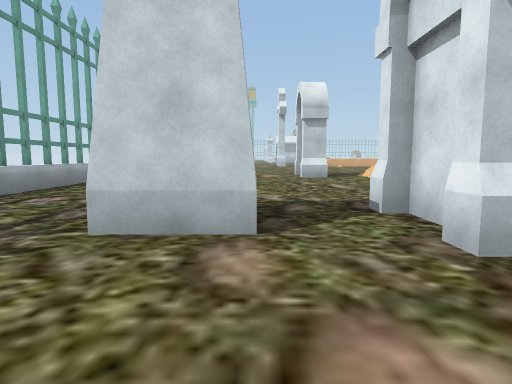
[1] (above)

22 first-person views from a walk through a Unity game level. The camera is 1.2 m above the floor, tilts 6° down and sees 75° across. The floor is counted in squares, 2 m on a side. Each view is taken from the middle of a square. On the plan, view 1 faces up. The plan holds only what a view shows up to about 10 squares ahead; the rest is blank. The place goes on beyond the plan.

[2]
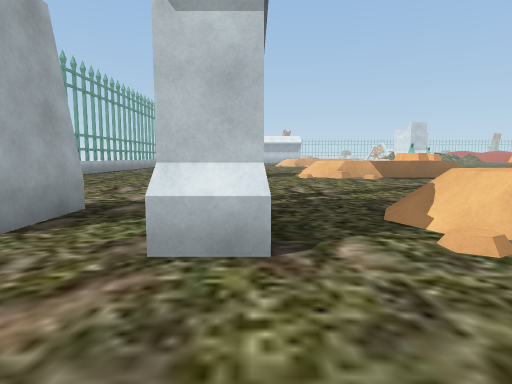

[3]
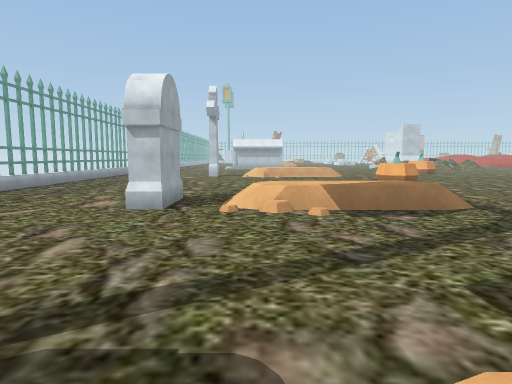

[4]
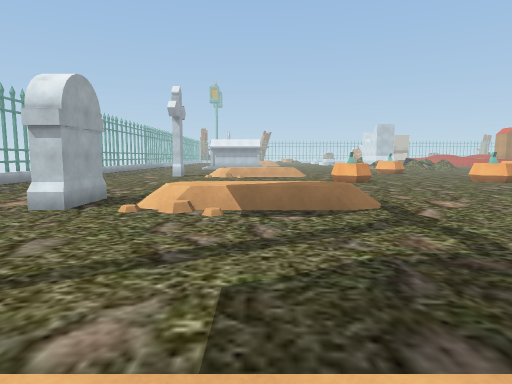

[5]
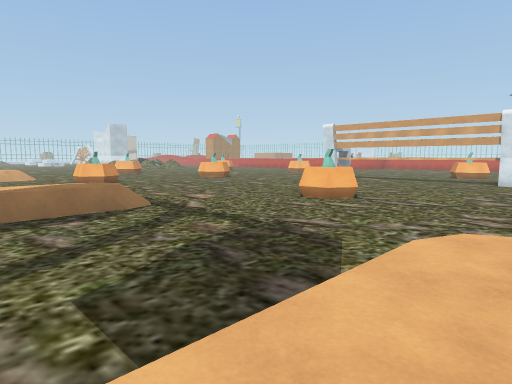

[6]
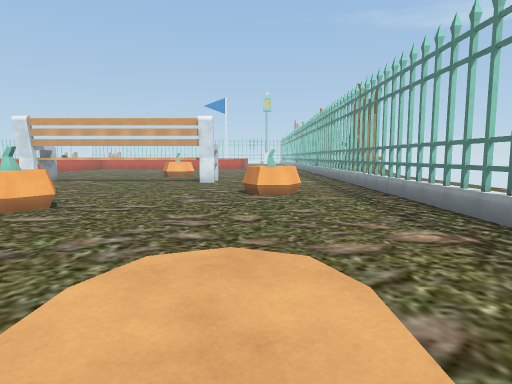

[7]
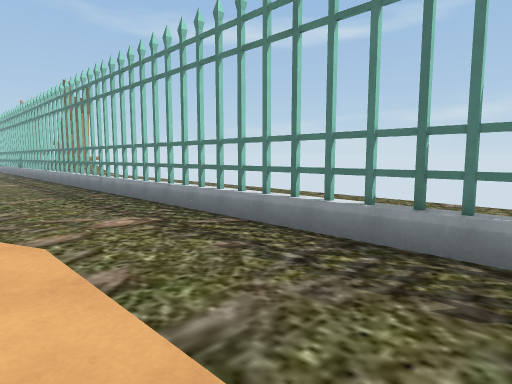

[8]
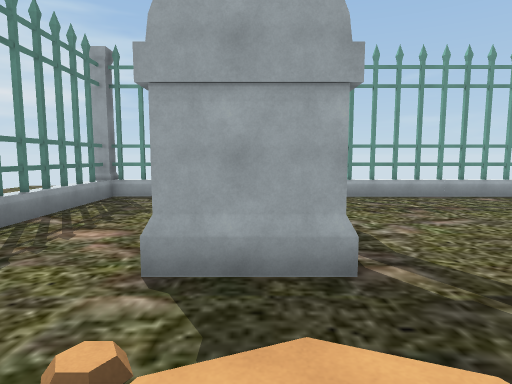

[9]
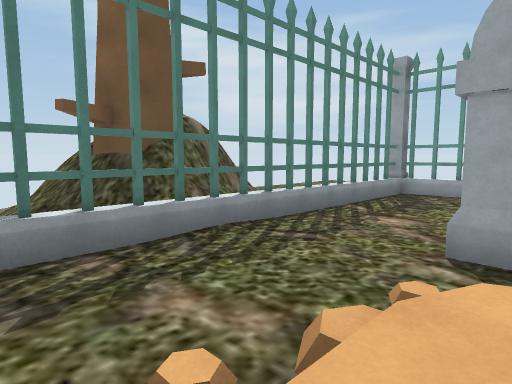

[10]
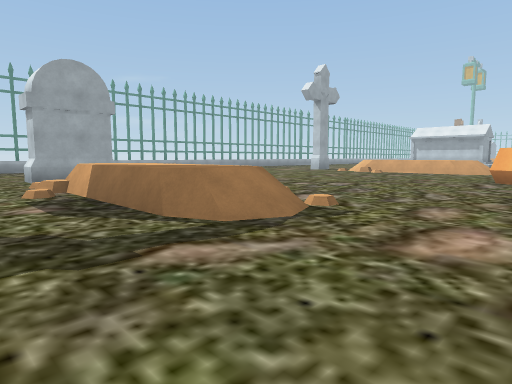

[11]
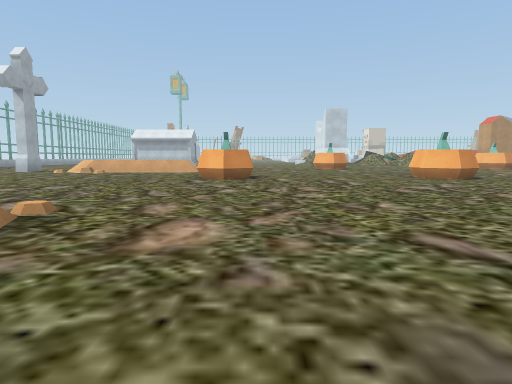

[12]
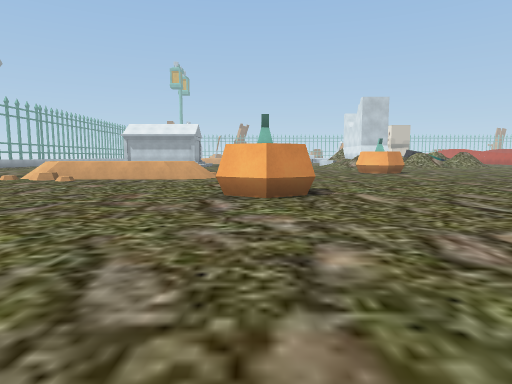

[13]
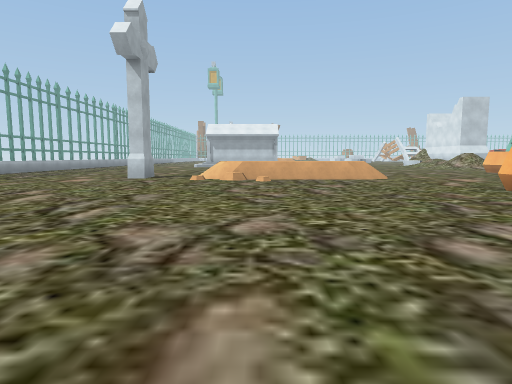

[14]
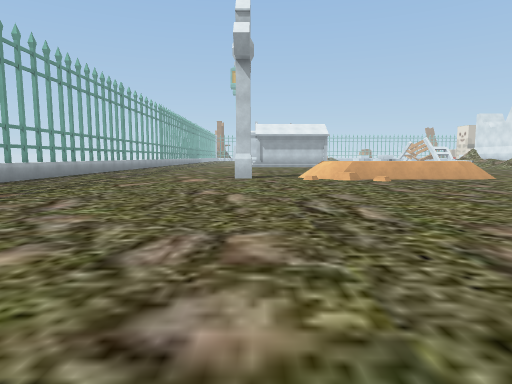

[15]
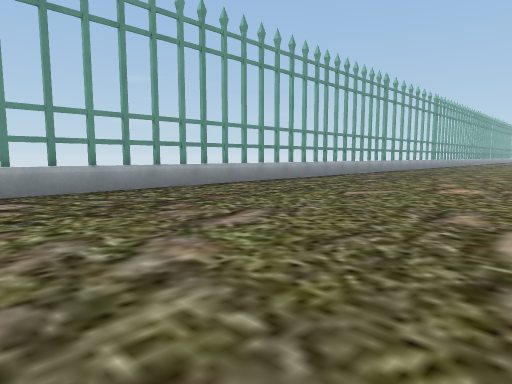

[16]
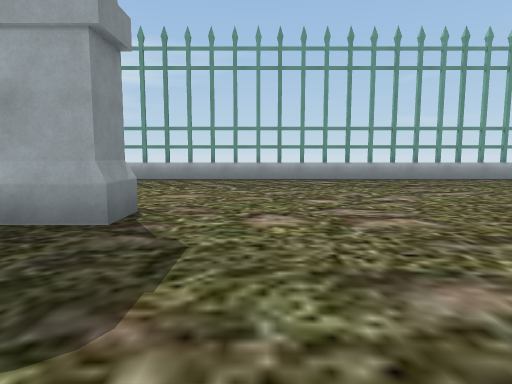

[17]
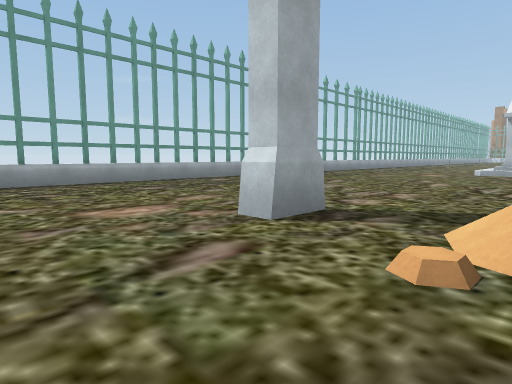

[18]
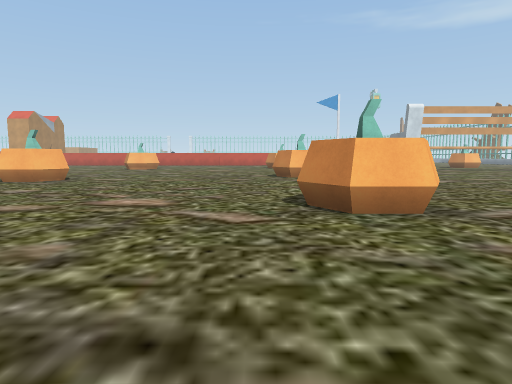

[19]
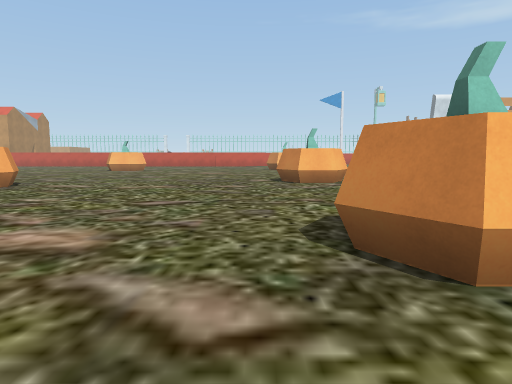

[20]
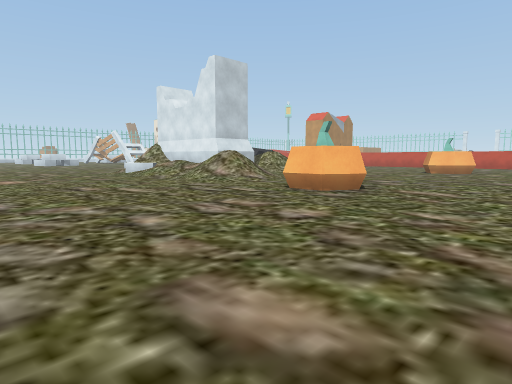

[21]
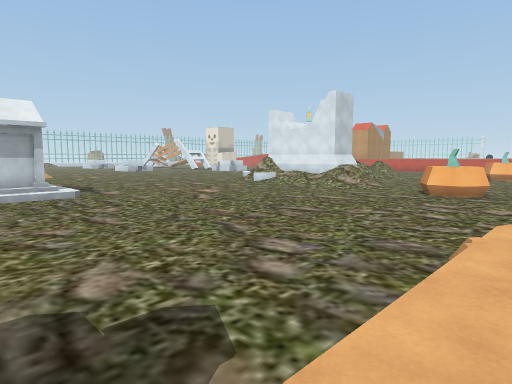

[22]
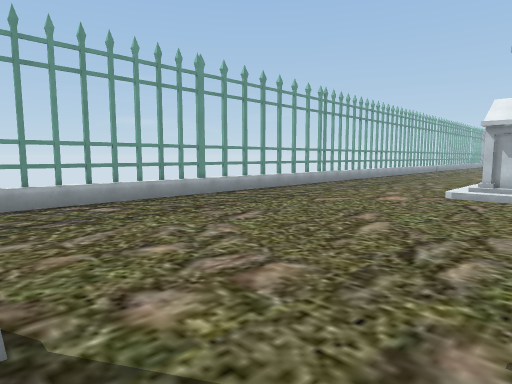

### Floor plan
Key: @ floor where view 1 was taken; # wall or solid block; . main floor; : floor 1 m higher than the main floor; / step, stairs or slope; = window, fence, low wall or low ledge; ^ raised ledge; T tombstone; P pumpkin.
Columns run from 4 left of view 1 to 16 right of it. Each row starts with its distance up from view 1.
 33      ./####/
 32     ..// ///.  ..
 31    ..... .........
 30   ...... ........./
 29  ....... .........//
 28 #....... .........///
 27 #....... ........../.
 26 #...................
 25 #.................PP.
 24 =..................P.
 23 #...........=........
 22 #.....#./::://.......
 21 =.......=====........
 20 =....................
 19 #....................
 18 #.............PP....P
 17 #.............P.....P
 16 =....................
 15 =....................
 14 #....................
 13 =....................
 12 =.........  .........
 11 =.....T./:::/......
 10 =.....T./::==.....
  9 =................P
  8 =................P...
  7 =....................
  6 #....................
  5 #....................
  4  .....T.= ===........
  3  ..##.T./:::/ ......P
  2   ....T.=...........P
  1 ^....................
  0 ^...@................
 -1 #=###==###^#^^^^#^^^#
 -2      /##/
 -3      ####/
 -4         #/
 -5          /...

Where each view was taken, in squares from view 1:
view 1: 0 up, 0 right, facing up
view 2: 0 up, 2 right, facing up
view 3: 3 up, 4 right, facing up
view 4: 3 up, 6 right, facing up
view 5: 3 up, 5 right, facing up-right
view 6: 3 up, 6 right, facing right
view 7: 3 up, 5 right, facing down-right
view 8: 3 up, 5 right, facing left
view 9: 3 up, 6 right, facing down-left
view 10: 8 up, 11 right, facing up-left
view 11: 8 up, 11 right, facing up
view 12: 12 up, 10 right, facing up
view 13: 12 up, 5 right, facing up
view 14: 12 up, 2 right, facing up
view 15: 14 up, 2 right, facing up-left
view 16: 13 up, 5 right, facing left
view 17: 19 up, 4 right, facing up-left
view 18: 19 up, 6 right, facing right
view 19: 19 up, 8 right, facing right
view 20: 21 up, 9 right, facing up-right
view 21: 22 up, 4 right, facing up-right
view 22: 22 up, 4 right, facing up-left
